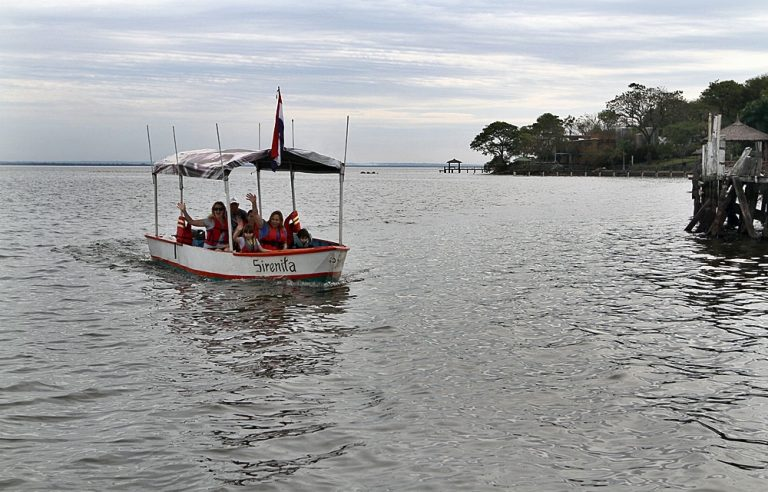
#> input picture img/ypacarai.jpeg, 768 x 492 px, found by its file name; its folder holds 5 pictures in this run
$ python cont_dif.py
#> lines starting #> are read from the running program, lines starting #| are printed output that depends on the picture
import numpy as np
import skfuzzy as fuzz
from skfuzzy import control as ctrl
import cv2
import matplotlib.pyplot as plt
from os.path import join, dirname, abspath
from sys import argv

def define_membership_functions(image):
    x, y = image.shape
    min_pixel = np.min(image) / 256
    max_pixel = np.max(image) / 256
    universe = np.arange(min_pixel, max_pixel, (1 / 256))  # Normalización entre 0 y 1
    valor_medio = (min_pixel + max_pixel) / 2

    universe2 = np.arange(0, 256) / 256

    # Crear las variables difusas usando ctrl.Antecedent y ctrl.Consequent
    C1 = ctrl.Antecedent(universe2, 'C1')
    C2 = ctrl.Antecedent(universe2, 'C2')
    C3 = ctrl.Antecedent(universe2, 'C3')
    C4 = ctrl.Antecedent(universe2, 'C4')
    C5 = ctrl.Antecedent(universe2, 'C5')
    C6 = ctrl.Antecedent(universe2, 'C6')
    C7 = ctrl.Antecedent(universe2, 'C7')
    C8 = ctrl.Antecedent(universe2, 'C8')
    C9 = ctrl.Antecedent(universe2, 'C9')

    # Definir funciones de membresía para cada vecino
    for C in [C1, C2, C3, C4, C5, C6, C7, C8, C9]:
        C['low'] = fuzz.trimf(universe2, [0, 0, 0.5])
        C['medium'] = fuzz.trimf(universe2, [max_pixel / 3, valor_medio, max_pixel * 2 / 3])
        C['high'] = fuzz.trimf(universe2, [0.5, 1, 1])

    # Definir el consecuente (edge) con un rango adecuado
    edge = ctrl.Consequent(universe2, 'edge')
    edge['low'] = fuzz.trimf(universe2, [0, 0, 0.5])
    edge['high'] = fuzz.trimf(universe2, [0.5, 1, 1])
    edge['yes'] = fuzz.trimf(universe2, [0.5, 0.5, 0.5])

    # Graficar las funciones de membresía
    universe = np.arange(0, 1.01, 0.01)
    universe2 = np.arange(0, 1.01, 0.01)
    C_low = fuzz.trimf(universe, [0, 0, 0.5])
    C_medium = fuzz.trimf(universe, [max_pixel / 3, valor_medio, max_pixel*2 / 3])
    C_high = fuzz.trimf(universe, [0.5, 1, 1])
    edge_low = fuzz.trimf(universe2, [0, 0, 0.5])
    edge_high = fuzz.trimf(universe2, [0.5, 1, 1])
    edge_yes = fuzz.trimf(universe2, [0.5, 0.5, 0.5])

    fig, ax = plt.subplots(nrows=1, ncols=2, figsize=(12, 6))
    ax[0].plot(universe, C_low, 'b', linewidth=1.5, label='Low')
    ax[0].plot(universe, C_medium, 'c', linewidth=1.5, label='Medium')
    ax[0].plot(universe, C_high, 'r', linewidth=1.5, label='High')
    ax[0].set_title('Funciones de Membresía para C')
    ax[0].legend()
    ax[1].plot(universe2, edge_low, 'b', linewidth=1.5, label='Low')
    ax[1].plot(universe2, edge_yes, 'r', linewidth=1.5, label='Yes')
    ax[1].plot(universe2, edge_high, 'y', linewidth=1.5, label='High')
    ax[1].set_title('Funciones de Membresía para Edge')
    ax[1].legend()
    plt.tight_layout()
    plt.show()

    return C1, C2, C3, C4, C5, C6, C7, C8, C9, edge

# [719 lines left out: functions define_rules, calculate_membership_values, apply_fuzzy_rules_to_image, not called in this run]

def load_image(file_path):
    image = cv2.imread(file_path, cv2.IMREAD_GRAYSCALE)
    return image

def main():
    if len(argv) > 1:
        filename = join(dirname(dirname(abspath(__file__))), f"img/{argv[1]}")
    else:
        filename = join(dirname(dirname(abspath(__file__))), "img/ypacarai.jpeg")

    image = cv2.imread(filename)
#> image is the input picture: shape (492, 768, 3); mean B, G, R 159, 158.3, 157.3
    x, y, _ = image.shape
#> x = 492; y = 768
    imagen = cv2.resize(image, (200, int(x * 200 / y)))
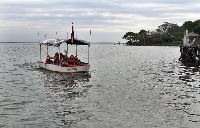
#> imagen: shape (128, 200, 3); mean B, G, R 158.6, 157.8, 156.9
    gray = cv2.cvtColor(imagen, cv2.COLOR_BGR2GRAY)

    cv2.imshow('Original Image', gray)
    cv2.waitKey(0)

    fuzzy_image = gray.astype(float) / 256.0  # Normalizar la imagen entre 0 y 1

    C1, C2, C3, C4, C5, C6, C7, C8, C9, edge = define_membership_functions(gray)
#> in define_membership_functions, `min_pixel = np.min(image) / 256`: min_pixel = 0.00391
#> in define_membership_functions, `max_pixel = np.max(image) / 256`: max_pixel = 0.984
#> in define_membership_functions, `valor_medio = (min_pixel + max_pixel) / 2`: valor_medio = 0.494
    rules = define_rules(C1, C2, C3, C4, C5, C6, C7, C8, C9, edge)

    edge_ctrl = ctrl.ControlSystem(rules)
    edge_image = apply_fuzzy_rules_to_image(fuzzy_image, edge_ctrl, [C1, C2, C3, C4, C5, C6, C7, C8, C9])
    edge_image_uint8 = (edge_image * 255).astype(np.uint8)

    umbral = 127  # Puedes ajustar este valor según sea necesario
    tono_deseado = 0.5
    umbral_inferior = int((tono_deseado - (1 / 255)) * 255)
    umbral_superior = int((tono_deseado + (1 / 255)) * 255)
    mascara = cv2.inRange(edge_image_uint8, umbral_inferior, umbral_superior)

    imagen_resaltada = np.zeros_like(edge_image_uint8)
    imagen_resaltada[mascara > 0] = 1
    imagen_resaltada = (imagen_resaltada * 255).astype(np.uint8)

    _, imagen_umbral = cv2.threshold(edge_image_uint8, 1, 255, cv2.THRESH_BINARY)
    mask_smooth = cv2.GaussianBlur(imagen_umbral, (5, 5), 0)

    cv2.imshow('Solo contorno', edge_image_uint8)
    cv2.waitKey(0)
    cv2.imwrite("tes.jpeg", imagen_umbral)
    cv2.imwrite("filename.png", imagen_umbral)
    cv2.destroyAllWindows()

main()
#> (the call stopped at in define_membership_functions, `C1 = ctrl.Antecedent(universe2, 'C1')`: skfuzzy is not available in this run)
